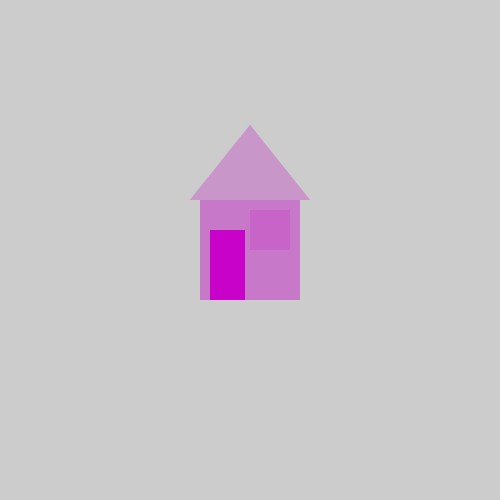
Frame 1 (no input)
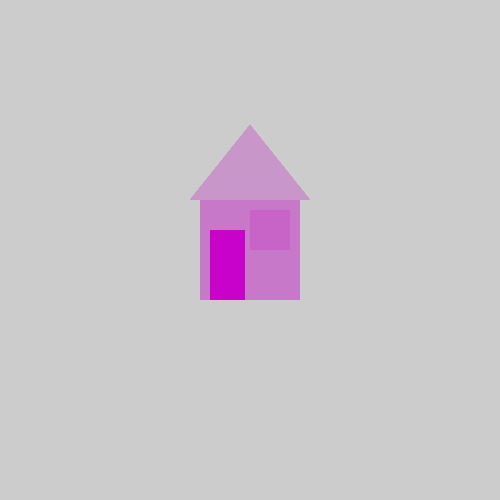
Frame 60 (the mouse pressed at the canvas centre just before this capture)
Frame 120 (the mouse held since frame 60 and released just before this capture): identical to frame 60, image omitted

The Processing sketch that drew these frames (run headless with seeded random() and noise(); from frame 60 on, the mouse is pressed at the canvas centre):

// Processing sketch: house
// ── house.pde
void setup() {
 size(500, 500); 
}
void draw(){ 
drawHouse(200, 100);
drawHouse(300, 400);

}


void drawHouse(int x, int y) {
  // build a house!
  noStroke();
  //new perameters
fill(200, 120, 200);
rect(200, 200, 100, 100);
fill(200, 150, 200);
triangle(190, 200, 250, 125,310, 200);
fill(200, 100, 200);
rect(250, 210, 40, 40);
fill(200, 2, 200);
rect(210, 230, 35, 70);

}
